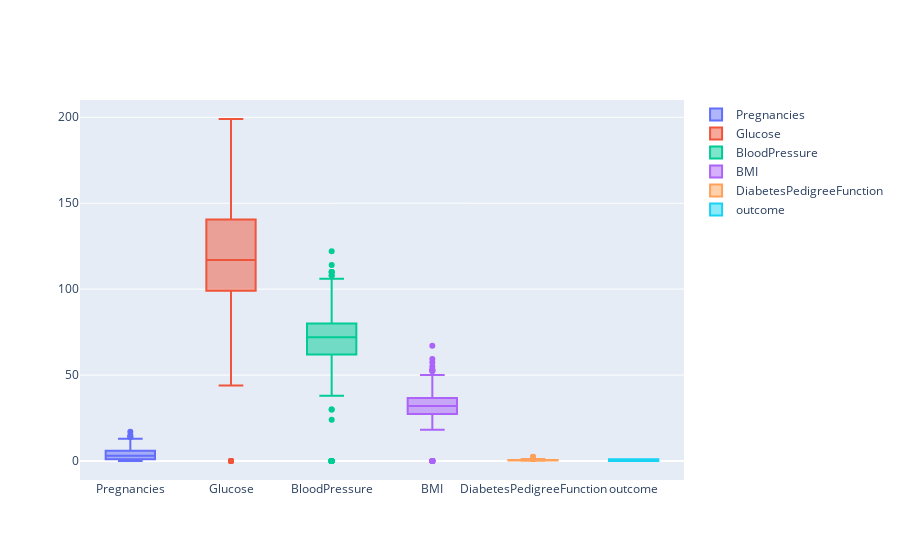

Here is the notebook cell this chart was saved with:
### Code cell
fig = go.Figure()
for col in df1:
    fig.add_trace(go.Box(y=df1[col], name=f'{col}'))
fig.show()

### Figure 1 — Plotly figure (JSON) as saved in the notebook; plotly's stock layout.template omitted (floating-point values rounded to 4 significant figures; data arrays with more than 128 entries replaced by an {"elided": "..."} marker saying what was removed)
{"data": [{"name": "Pregnancies", "type": "box", "y": {"elided": "768 int values"}}, {"name": "Glucose", "type": "box", "y": {"elided": "768 int values"}}, {"name": "BloodPressure", "type": "box", "y": {"elided": "768 int values"}}, {"name": "BMI", "type": "box", "y": {"elided": "768 float values"}}, {"name": "DiabetesPedigreeFunction", "type": "box", "y": {"elided": "768 float values"}}, {"name": "outcome", "type": "box", "y": {"elided": "768 int values"}}], "layout": {"autosize": true, "xaxis": {"autorange": true, "range": [-0.5, 5.5], "type": "category"}, "yaxis": {"autorange": true, "range": [-11.06, 210.1], "type": "linear"}}}
